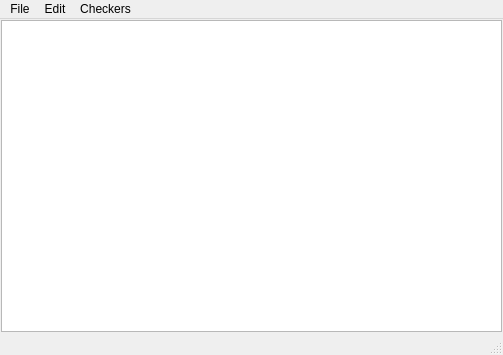
<?xml version="1.0" encoding="UTF-8"?>
<ui version="4.0">
 <class>MainWindow</class>
 <widget class="QMainWindow" name="MainWindow">
  <property name="geometry">
   <rect>
    <x>0</x>
    <y>0</y>
    <width>503</width>
    <height>355</height>
   </rect>
  </property>
  <property name="windowTitle">
   <string>Scoring Engine Setup GUI</string>
  </property>
  <widget class="QWidget" name="centralWidget">
   <layout class="QVBoxLayout" name="verticalLayout">
    <property name="spacing">
     <number>1</number>
    </property>
    <property name="leftMargin">
     <number>1</number>
    </property>
    <property name="topMargin">
     <number>1</number>
    </property>
    <property name="rightMargin">
     <number>1</number>
    </property>
    <property name="bottomMargin">
     <number>1</number>
    </property>
    <item>
     <widget class="QTableView" name="mainTable">
      <property name="editTriggers">
       <set>QAbstractItemView::DoubleClicked|QAbstractItemView::EditKeyPressed|QAbstractItemView::SelectedClicked</set>
      </property>
      <property name="selectionMode">
       <enum>QAbstractItemView::ExtendedSelection</enum>
      </property>
      <property name="selectionBehavior">
       <enum>QAbstractItemView::SelectRows</enum>
      </property>
      <property name="verticalScrollMode">
       <enum>QAbstractItemView::ScrollPerPixel</enum>
      </property>
      <property name="horizontalScrollMode">
       <enum>QAbstractItemView::ScrollPerPixel</enum>
      </property>
      <property name="sortingEnabled">
       <bool>true</bool>
      </property>
      <attribute name="horizontalHeaderCascadingSectionResizes">
       <bool>true</bool>
      </attribute>
      <attribute name="horizontalHeaderMinimumSectionSize">
       <number>60</number>
      </attribute>
      <attribute name="horizontalHeaderShowSortIndicator" stdset="0">
       <bool>true</bool>
      </attribute>
      <attribute name="horizontalHeaderStretchLastSection">
       <bool>true</bool>
      </attribute>
      <attribute name="verticalHeaderVisible">
       <bool>false</bool>
      </attribute>
      <attribute name="verticalHeaderStretchLastSection">
       <bool>false</bool>
      </attribute>
     </widget>
    </item>
   </layout>
  </widget>
  <widget class="QMenuBar" name="menuBar">
   <property name="geometry">
    <rect>
     <x>0</x>
     <y>0</y>
     <width>503</width>
     <height>22</height>
    </rect>
   </property>
   <widget class="QMenu" name="menuFile">
    <property name="title">
     <string>File</string>
    </property>
    <addaction name="actionNew_Config"/>
    <addaction name="actionOpen_Config"/>
    <addaction name="actionSave_Config"/>
    <addaction name="actionExit"/>
   </widget>
   <widget class="QMenu" name="menuEdit">
    <property name="title">
     <string>Edit</string>
    </property>
    <addaction name="separator"/>
    <addaction name="separator"/>
    <addaction name="separator"/>
    <addaction name="actionConfiguration_Prefs"/>
   </widget>
   <widget class="QMenu" name="menuCheckers">
    <property name="title">
     <string>Checkers</string>
    </property>
    <addaction name="actionInsert_Blank"/>
   </widget>
   <addaction name="menuFile"/>
   <addaction name="menuEdit"/>
   <addaction name="menuCheckers"/>
  </widget>
  <widget class="QStatusBar" name="statusBar"/>
  <action name="actionExit">
   <property name="text">
    <string>Exit</string>
   </property>
   <property name="toolTip">
    <string>Exit</string>
   </property>
   <property name="statusTip">
    <string>Exit Scoring Engine GUI</string>
   </property>
  </action>
  <action name="actionInsert_Blank">
   <property name="text">
    <string>Insert Blank</string>
   </property>
  </action>
  <action name="actionNew_Config">
   <property name="text">
    <string>New Config</string>
   </property>
  </action>
  <action name="actionOpen_Config">
   <property name="text">
    <string>Open Config</string>
   </property>
  </action>
  <action name="actionSave_Config">
   <property name="text">
    <string>Save Config</string>
   </property>
  </action>
  <action name="actionConfiguration_Prefs">
   <property name="text">
    <string>Configuration Prefs</string>
   </property>
  </action>
 </widget>
 <layoutdefault spacing="6" margin="11"/>
 <resources/>
 <connections/>
</ui>
